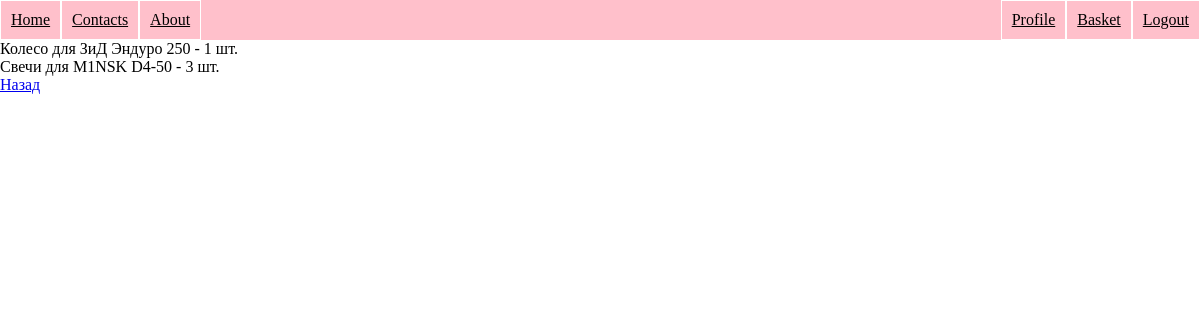
Screenshot of /profile/order/1 (signed in) with the database file from the repository.
### app/models.py (models this page shows, shortened)
class Basket(Base):
    __tablename__ = 'basket'
    id = Column(Integer, primary_key=True)
    amount = Column(Integer)
    part_id = Column(Integer, ForeignKey('part.id'))
    part = relationship('Part', back_populates='parent')
    order_id = Column(Integer, ForeignKey('order.id'))
    order = relationship('Order', back_populates='parent')

class Part(Base):
    __tablename__ = 'part'
    id = Column(Integer, primary_key=True)
    part_number = Column(String)
    description = Column(String)  # полное название детали
    price = Column(Integer)
    amount = Column(Integer)
    model_id = Column(Integer, ForeignKey('model.id'),  nullable=False)
    model = relationship('Model', back_populates="parent")
    element_id = Column(Integer, ForeignKey('element.id'), nullable=False)
    element = relationship('Element', back_populates="parent")
    parent = relationship('Basket', back_populates='part')   # переделать

class Brand(Base):
    __tablename__ = 'brand'
    id = Column(Integer, primary_key=True)
    brand_name = Column(String(30))
    parent = relationship('Model', back_populates='brand')

class Model(Base):
    __tablename__ = 'model'
    id = Column(Integer, primary_key=True)
    model_name = Column(String)
    brand_id = Column(Integer, ForeignKey('brand.id'), nullable=False)
    brand = relationship('Brand', back_populates="parent")
    type_id = Column(Integer, ForeignKey('type.id'), nullable=False)
    type = relationship('Type', back_populates="parent")
    parent = relationship('Part', back_populates='model')
    image_id = Column(Integer, ForeignKey('element_image.id'))

### app/main/routes.py (the view)
@bp.get('/profile/order/<order_id>')
@login_required
def order(order_id):
    parts = session.query(Basket).filter_by(order_id=order_id).all()
    return render_template('main/order.html', parts=parts)

### app/models.py (called while the page is built)
@login.user_loader
def load_user(id):
    user = session.query(User).get(int(id))
    return user

### app/templates/main/order.html
{% extends "base.html" %}
{% block content %}
{% for part in parts %}
    {{ part.part.description }} для {{ part.part.model.brand.brand_name }}
{{ part.part.model.model_name }} - {{ part.amount }} шт.<br>
{% endfor %}
<a href="{{ url_for('main.profile', username=current_user.name, id=current_user.id) }}">Назад</a>
{% endblock %}

### app/static/css/styles.css (style rules this page uses)
body { margin: 0; padding; 0; }

### rows the page displays
Basket: part.description "Колесо", part.model.brand.brand_name "ЗиД", part.model.model_name "Эндуро 250", amount "1"
Basket: part.description "Свечи", part.model.brand.brand_name "M1NSK", part.model.model_name "D4-50", amount "3"
